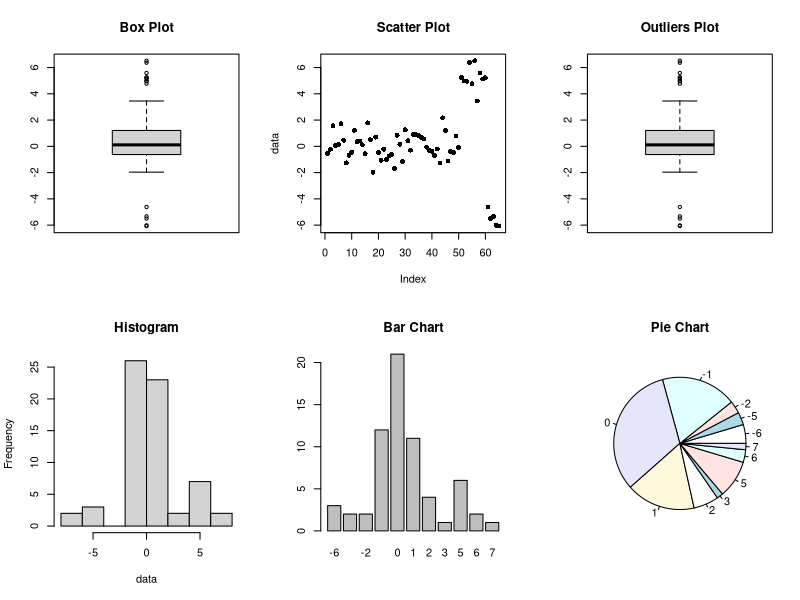

Source code (R):
# Graph Plotting
# Generate sample data
set.seed(123)
data <- c(rnorm(50), rnorm(10, mean = 5), rnorm(5, mean = -5))

# Plotting
par(mfrow = c(2, 3)) 
# Set up a 2x3 grid for plots
# Box and Scatter Plot
boxplot(data, main = "Box Plot")
plot(data, pch = 16, main = "Scatter Plot")

# Find Outliers using Plot
boxplot(data, outline = TRUE, main = "Outliers Plot")

# Histogram
hist(data, main = "Histogram")

# Bar Chart
bar_data <- table(round(data))
barplot(bar_data, main = "Bar Chart")

# Pie Chart
pie(bar_data, main = "Pie Chart")